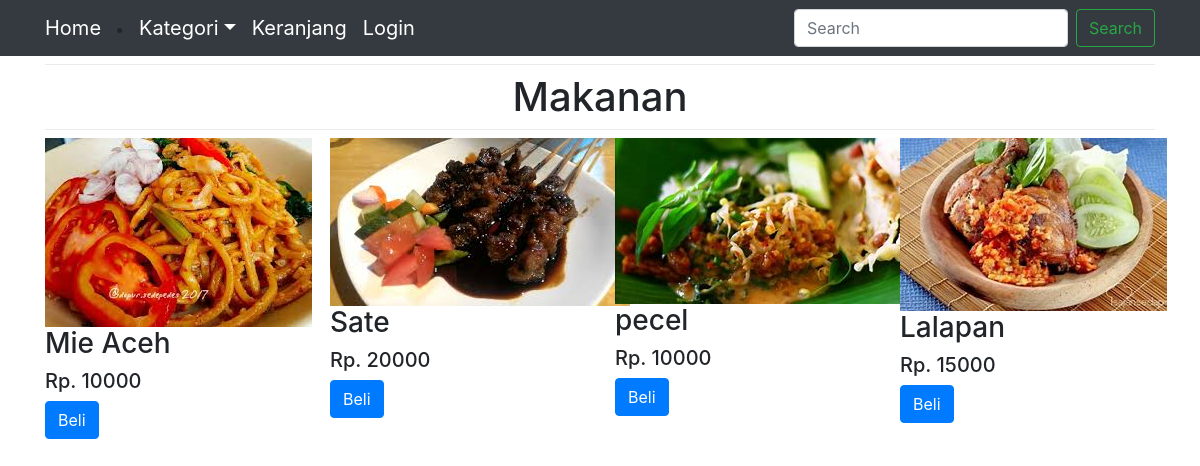
The app's page /makanan.php with its own data.
### tables this page shows
CREATE TABLE `makanan` (
  `id_makanan` int(11) NOT NULL,
  `nama_makanan` varchar(100) NOT NULL,
  `harga_makanan` int(11) NOT NULL,
  `berat_makanan` int(11) NOT NULL,
  `foto_makanan` varchar(100) NOT NULL,
  `deskripsi_makanan` text NOT NULL
);

### makanan.php (the view, shortened to what this page needs)
<?php
$koneksi = new mysqli("localhost", "root", "", "makanonline");
?>
<!DOCTYPE html>
<html>
<head>
    <link href="admin/assets/css/font-awesome.css" rel="stylesheet" />
    <link href="css/bootstrap.css" rel="stylesheet" />
</head>
<body>
    <nav class="navbar navbar-expand-lg navbar-dark bg-dark">
        <div class="container">
            <a class="navbar-brand" href="index.php">Home</a>
            <li class="nav-item dropdown">
                <a class="navbar-brand dropdown-toggle" href="#" id="navbarDropdown" role="button"
                    data-toggle="dropdown" aria-haspopup="true" aria-expanded="false">Kategori</a>
            </li>
            <div class="collapse navbar-collapse" id="navbarSupportedContent">
                <ul class="navbar-nav mr-auto">
                    <li class="nav-item active">
                        <a class="navbar-brand" href="keranjang.php">Keranjang </a>
                    </li>
                    <?php if (isset($_SESSION["pelanggan"])) : ?>
                    <li class="nav-item">
                        <a class="navbar-brand" href="logout.php">Logout</a>
                    </li>
                    <?Php else : ?>
                    <li class="nav-item">
                        <a class="navbar-brand" href="login.php">Login</a>
                    </li>
                    <?php endif ?>
                </ul>
                <form class="form-inline my-2 my-lg-0">
                    <input class="form-control mr-sm-2" type="search" placeholder="Search" aria-label="Search">
                    <button class="btn btn-outline-success my-2 my-sm-0" type="submit">Search</button>
                </form>
            </div>
        </div>
    </nav>
    <section class="konten">
        <div class="container">
            <div class="dropdown-divider"></div>
            <h1 style="text-align: center;">Makanan</h1>
            <div class="dropdown-divider"></div>
            <div class="row">
                <?php $ambil = $koneksi->query("SELECT * FROM makanan"); ?>
                <?php while ($permakanan = $ambil->fetch_assoc()) { ?>
                <div class="col-md-3">
                    <div class="thumbmail">
                        <img src="foto_makanan/<?php echo $permakanan['foto_makanan']; ?>" alt="">
                        <div class="caption">
                            <h3><?php echo $permakanan['nama_makanan']; ?></h3>
                            <h5>Rp.
                                <?Php echo $permakanan['harga_makanan']; ?>
                            </h5>
                            <a href="" class="btn btn-primary">Beli</a>
                        </div>
                    </div>
                </div>
                <?php
} ?>
            </div>
        </div>
    </section>
</body>
</html>

### records on screen
makanan: foto_makanan (picture), nama_makanan "Mie Aceh", harga_makanan "10000"
makanan: foto_makanan (picture), nama_makanan "Sate", harga_makanan "20000"
makanan: foto_makanan (picture), nama_makanan "pecel", harga_makanan "10000"
makanan: foto_makanan (picture), nama_makanan "Lalapan", harga_makanan "15000"
